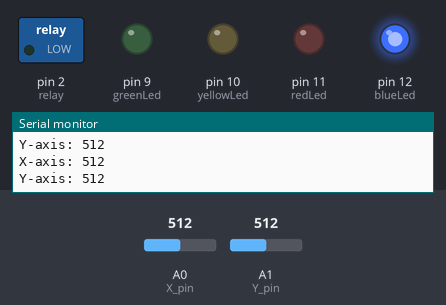
The sketch below on a simulated Arduino Uno, built with avr-gcc and run on an emulated ATmega328P. Shown: switched loads named in the sketch (green lamp = pin HIGH), output pins drawn as LEDs (lit = HIGH), the last lines printed to the serial monitor. Dashed ring = blinking. The inputs (shaded band) are chosen by the test bench; at power-on: A1 (Y_pin) = 512, A0 (X_pin) = 512.

Above: at 1.2 s.
1.3 s: A1 (Y_pin) set to 736
2.8 s: A1 (Y_pin) set to 759
At 3.8 s:
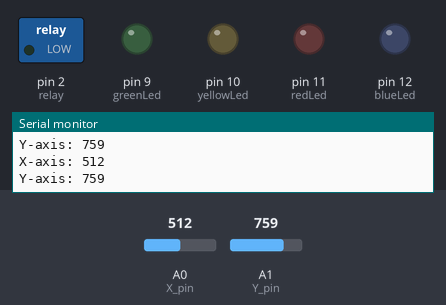
5.8 s: A1 (Y_pin) set to 240
8.8 s: A1 (Y_pin) set to 268
At 10.0 s:
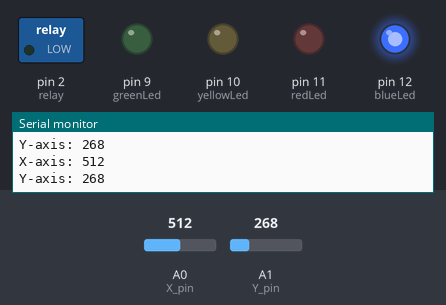
10.3 s: A0 (X_pin) set to 256
11.8 s: A0 (X_pin) set to 240
At 12.08 s:
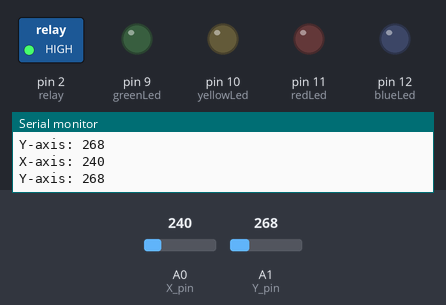
Timing chart, 0 to 15.8 s (numbered marks = the images above; inputs shaded):
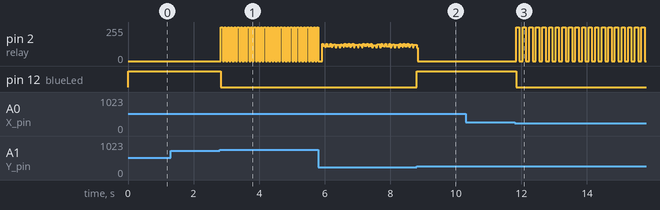

The sketch:

relayTest.ino
```cpp
/*
 * Relay works exactly like an led
 *
 * @author Piero Orderique
 */

const int blueLed = 12;
const int redLed = 11;
const int yellowLed = 10;
const int greenLed = 9;
const int relay = 2;

const int X_pin = 0; // analog pin connected to X output
const int Y_pin = 1; // analog pin connected to Y output


void setup() {
  pinMode(relay, OUTPUT);
  pinMode(blueLed, OUTPUT);
  pinMode(redLed, OUTPUT);
  pinMode(yellowLed, OUTPUT);
  pinMode(greenLed, OUTPUT);

  Serial.begin(115200);
}

void loop() {
  Serial.print("X-axis: ");
  Serial.print(analogRead(X_pin));
  Serial.print("\n");
  Serial.print("Y-axis: ");
  Serial.println(analogRead(Y_pin));
  Serial.print("\n\n");
  //runBoth();
  runRelay();
  //runLights();
}

void runBoth(){
  if(analogRead(Y_pin) > 750){
    digitalWrite(blueLed, LOW);
    digitalWrite(yellowLed,HIGH);
    delay(50);
    digitalWrite(yellowLed,LOW) ;
    delay(50);
  }else if(analogRead(Y_pin) < 250){
    digitalWrite(blueLed, LOW);
    digitalWrite(relay,HIGH);
    delay(5);
    digitalWrite(relay,LOW) ;
    delay(5);
  }else if(analogRead(X_pin) < 250){
    digitalWrite(blueLed, LOW);
    digitalWrite(redLed,HIGH);
    delay(50);
    digitalWrite(redLed,LOW) ;
    delay(50);
   }else if(analogRead(X_pin) > 750){
    digitalWrite(blueLed, LOW);
    digitalWrite(greenLed,HIGH);
    delay(50);
    digitalWrite(greenLed,LOW) ;
    delay(50);
   }else{
    digitalWrite(blueLed, HIGH);
    delay(100);
  }
}

void runRelay(){
  if(analogRead(Y_pin) > 750){
    digitalWrite(blueLed, LOW);
    digitalWrite(relay,HIGH);
    delay(50);
    digitalWrite(relay,LOW) ;
    delay(50);
  }else if(analogRead(Y_pin) < 250){
    digitalWrite(blueLed, LOW);
    digitalWrite(relay,HIGH);
    delay(5);
    digitalWrite(relay,LOW) ;
    delay(5);
  }else if(analogRead(X_pin) < 250){
    digitalWrite(blueLed, LOW);
    digitalWrite(relay,HIGH);
    delay(100);
    digitalWrite(relay,LOW) ;
    delay(100);
   }else if(analogRead(X_pin) > 750){
    digitalWrite(blueLed, LOW);
    digitalWrite(relay,HIGH);
    delay(15);
    digitalWrite(relay,LOW) ;
    delay(15);
   }else{
    digitalWrite(blueLed, HIGH);
    delay(100);
   }
}

void runLights(){
  if(analogRead(Y_pin) > 750){
    digitalWrite(yellowLed,HIGH);
    delay(5);
    digitalWrite(yellowLed,LOW) ;
    delay(5);
  }else if(analogRead(Y_pin) < 250){
    digitalWrite(blueLed,HIGH);
    delay(5);
    digitalWrite(blueLed,LOW) ;
    delay(5);
  }else if(analogRead(X_pin) < 250){
    digitalWrite(redLed,HIGH);
    delay(5);
    digitalWrite(redLed,LOW) ;
    delay(5);
   }else if(analogRead(X_pin) > 750){
    digitalWrite(greenLed,HIGH);
    delay(5);
    digitalWrite(greenLed,LOW) ;
    delay(5);
   }
   delay(50);
}
```

Measured:
- the behaviour switches between 750 and 751 on A1 (Y_pin) (found by bisection; images 0 and 1)
- the behaviour switches between 250 and 249 on A0 (X_pin) (found by bisection; images 2 and 3)
- after the input at 2.8 s, pin 2 (relay): alternates 255/255 for 0.05 s and 0/255 for 0.05 s, starting at once; pin 12 (blueLed): HIGH → LOW at once
- after the input at 8.8 s, pin 12 (blueLed): LOW → HIGH at once
- after the input at 11.8 s, pin 2 (relay): alternates 255/255 for 0.10 s and 0/255 for 0.10 s, starting at once; pin 12 (blueLed): HIGH → LOW at once
